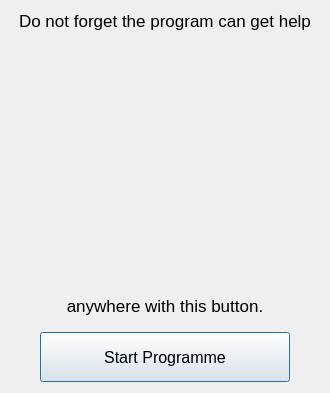
<?xml version="1.0" encoding="UTF-8"?>
<ui version="4.0">
 <class>YARDIM_HATIRLATMA_DIALOG</class>
 <widget class="QDialog" name="YARDIM_HATIRLATMA_DIALOG">
  <property name="geometry">
   <rect>
    <x>0</x>
    <y>0</y>
    <width>330</width>
    <height>393</height>
   </rect>
  </property>
  <property name="maximumSize">
   <size>
    <width>330</width>
    <height>453</height>
   </size>
  </property>
  <property name="windowTitle">
   <string>Hatırlatma</string>
  </property>
  <layout class="QGridLayout" name="gridLayout_2">
   <item row="0" column="0">
    <layout class="QVBoxLayout" name="verticalLayout_2">
     <item>
      <widget class="QLabel" name="label">
       <property name="sizePolicy">
        <sizepolicy hsizetype="Expanding" vsizetype="Fixed">
         <horstretch>0</horstretch>
         <verstretch>0</verstretch>
        </sizepolicy>
       </property>
       <property name="font">
        <font>
         <pointsize>13</pointsize>
        </font>
       </property>
       <property name="text">
        <string>Do not forget the program can get help</string>
       </property>
       <property name="alignment">
        <set>Qt::AlignCenter</set>
       </property>
      </widget>
     </item>
     <item>
      <layout class="QGridLayout" name="gridLayout">
       <item row="0" column="0">
        <widget class="QLabel" name="label_2">
         <property name="sizePolicy">
          <sizepolicy hsizetype="Expanding" vsizetype="Expanding">
           <horstretch>0</horstretch>
           <verstretch>0</verstretch>
          </sizepolicy>
         </property>
         <property name="minimumSize">
          <size>
           <width>168</width>
           <height>168</height>
          </size>
         </property>
         <property name="text">
          <string/>
         </property>
         <property name="pixmap">
          <pixmap>:/yonetim_icons/yonetim_question_mark.png</pixmap>
         </property>
         <property name="scaledContents">
          <bool>true</bool>
         </property>
        </widget>
       </item>
      </layout>
     </item>
     <item>
      <widget class="QLabel" name="label_3">
       <property name="sizePolicy">
        <sizepolicy hsizetype="Expanding" vsizetype="Fixed">
         <horstretch>0</horstretch>
         <verstretch>0</verstretch>
        </sizepolicy>
       </property>
       <property name="font">
        <font>
         <pointsize>13</pointsize>
        </font>
       </property>
       <property name="text">
        <string>anywhere with this button.</string>
       </property>
       <property name="alignment">
        <set>Qt::AlignCenter</set>
       </property>
      </widget>
     </item>
     <item>
      <layout class="QVBoxLayout" name="verticalLayout">
       <item>
        <spacer name="verticalSpacer">
         <property name="orientation">
          <enum>Qt::Vertical</enum>
         </property>
         <property name="sizeType">
          <enum>QSizePolicy::Fixed</enum>
         </property>
         <property name="sizeHint" stdset="0">
          <size>
           <width>20</width>
           <height>10</height>
          </size>
         </property>
        </spacer>
       </item>
       <item>
        <layout class="QHBoxLayout" name="horizontalLayout">
         <item>
          <spacer name="horizontalSpacer">
           <property name="orientation">
            <enum>Qt::Horizontal</enum>
           </property>
           <property name="sizeType">
            <enum>QSizePolicy::Fixed</enum>
           </property>
           <property name="sizeHint" stdset="0">
            <size>
             <width>20</width>
             <height>20</height>
            </size>
           </property>
          </spacer>
         </item>
         <item>
          <widget class="QPushButton" name="push_button_baslat">
           <property name="sizePolicy">
            <sizepolicy hsizetype="Expanding" vsizetype="Fixed">
             <horstretch>0</horstretch>
             <verstretch>0</verstretch>
            </sizepolicy>
           </property>
           <property name="minimumSize">
            <size>
             <width>140</width>
             <height>50</height>
            </size>
           </property>
           <property name="maximumSize">
            <size>
             <width>250</width>
             <height>50</height>
            </size>
           </property>
           <property name="font">
            <font>
             <pointsize>12</pointsize>
            </font>
           </property>
           <property name="layoutDirection">
            <enum>Qt::LeftToRight</enum>
           </property>
           <property name="styleSheet">
            <string notr="true">text-align:center</string>
           </property>
           <property name="text">
            <string>Start Programme</string>
           </property>
           <property name="icon">
            <iconset>
             <normaloff>:/yonetim_icons/yonetim_tamam.png</normaloff>:/yonetim_icons/yonetim_tamam.png</iconset>
           </property>
          </widget>
         </item>
         <item>
          <spacer name="horizontalSpacer_2">
           <property name="orientation">
            <enum>Qt::Horizontal</enum>
           </property>
           <property name="sizeType">
            <enum>QSizePolicy::Fixed</enum>
           </property>
           <property name="sizeHint" stdset="0">
            <size>
             <width>20</width>
             <height>20</height>
            </size>
           </property>
          </spacer>
         </item>
        </layout>
       </item>
      </layout>
     </item>
    </layout>
   </item>
  </layout>
 </widget>
 <tabstops>
  <tabstop>push_button_baslat</tabstop>
 </tabstops>
 <resources>
  <include location="yonetim_icons.qrc"/>
 </resources>
 <connections/>
</ui>
